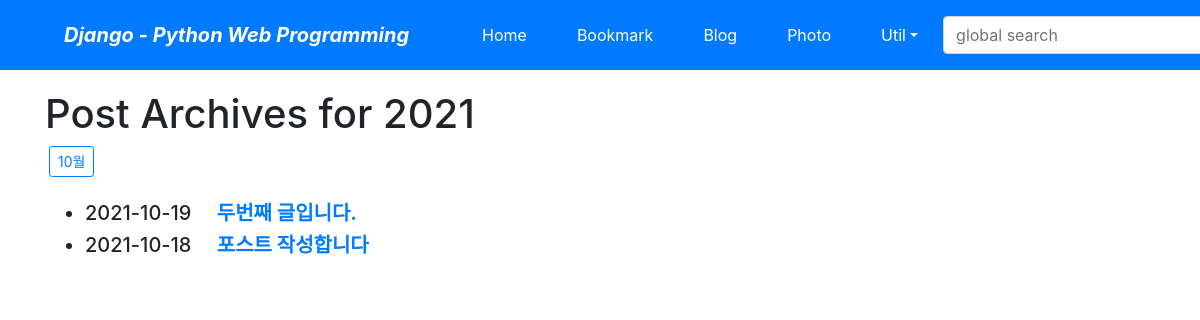
The app's page /blog/archive/2021/ with its own data.
### app/blog/models.py (models this page shows, shortened)
class Post(models.Model):
    title = models.CharField('제목', max_length=50)
    slug = models.SlugField('별칭', unique=True, allow_unicode=True, help_text='one word for title alias.')
    description = models.CharField('설명', max_length=100, blank=True, help_text='simple description text')
    content = models.TextField('내용')
    tags = TaggableManager(blank=True)
    created_dt = models.DateTimeField('작성일', auto_now_add=True)
    modify_dt = models.DateTimeField('수정일', auto_now=True)
    class Meta:
        verbose_name = 'post'
        verbose_name_plural = 'posts'
        db_table = 'blog_post'
        ordering = ('-modify_dt',)
    def get_absolute_url(self):
        return reverse('blog:post_detail', args=(self.slug,))

### app/blog/views.py (the view)
# urls.py: path('archive/<int:year>/', views.PostYAV.as_view(), name='post_year_archive'),
class PostYAV(YearArchiveView):
    model = Post
    template_name = 'blog/post_archive_year.html'
    date_field = 'modify_dt'
    make_object_list = True

### templates/blog/post_archive_year.html (shortened to what this page needs)
{% extends "base.html" %}
{% block content %}
    <h1>Post Archives for {{ year|date:"Y" }}</h1>
    {% for date in date_list %}
    <a href="{% url 'blog:post_month_archive' date|date:'Y' date|date:'b' %}"
       class="btn btn-outline-primary btn-sm mx-1">
        {{ date|date:"F" }}</a>
    {% endfor %}
    <br><br>
    <div>
        <ul>
            {% for post in object_list %}
            <li class="h5">
                {{ post.modify_dt|date:"Y-m-d" }}&emsp;
                <a href="{{ post.get_absolute_url }}"><strong>{{ post.title }}</strong></a>
            </li>
            {% endfor %}
        </ul>
    </div>
{% endblock %}

### records on screen
Post: modify_dt "2021-10-19", title "두번째 글입니다."
Post: modify_dt "2021-10-18", title "포스트 작성합니다"

### other values on screen
{{ year|date:"Y" }} "2021"
{{ date|date:"F" }} "10월"
